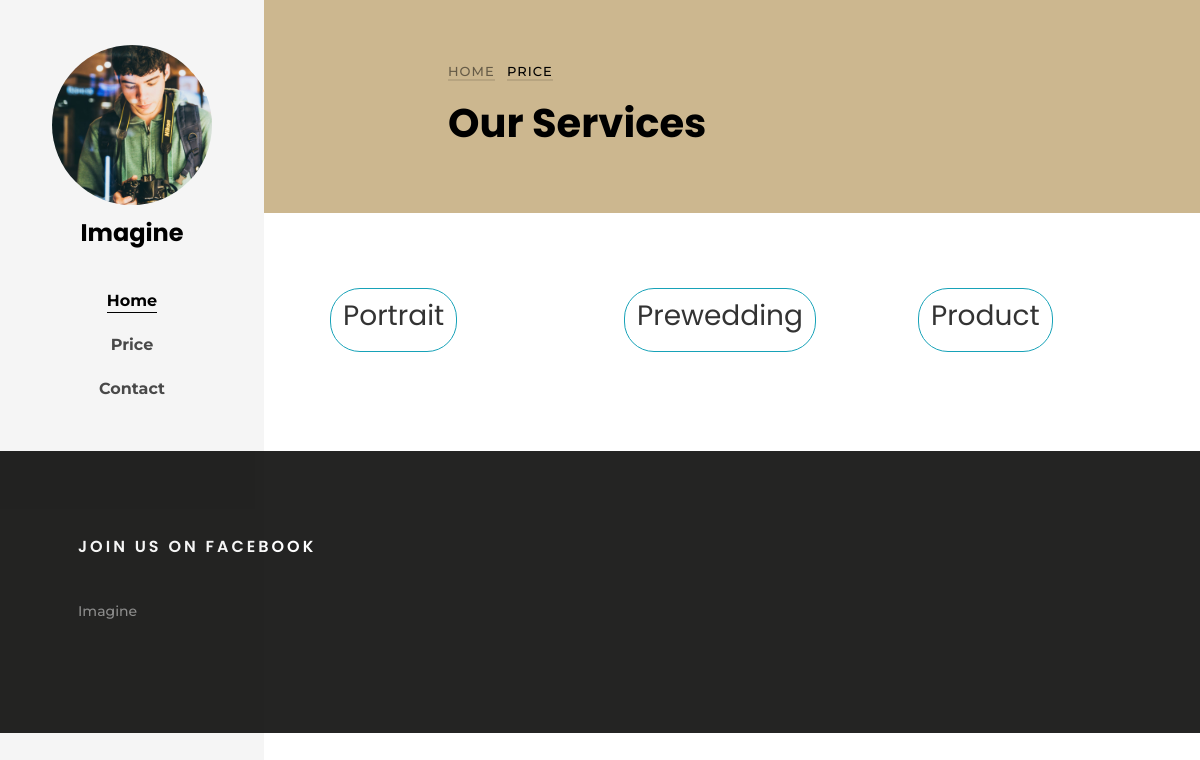
/price/, run on an earlier commit of the app's database.
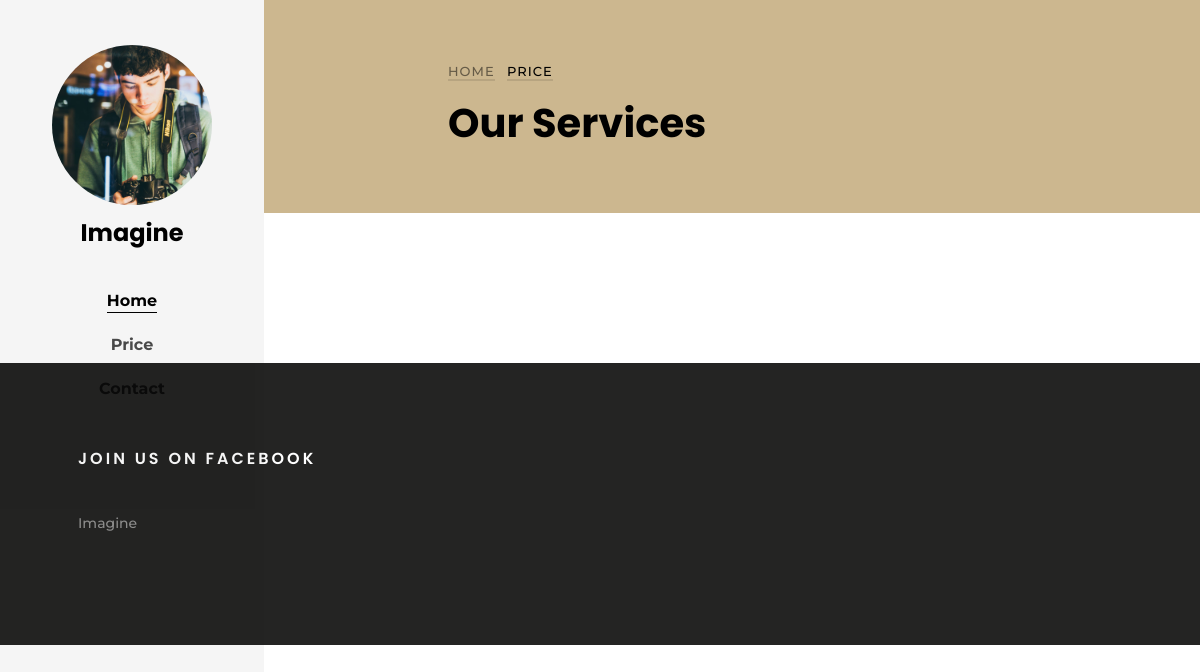
And on a later commit of the database.
### portfolio/models.py (models this page shows, shortened)
class Category(models.Model):
    name=models.CharField(max_length=30, blank=True, null=True)
    photo=models.ImageField(upload_to='static/img/', blank=True, null=True)
    slug=models.SlugField(default='', blank=True)

### price/views.py (the view)
# urls.py: path('', views.PriceListView.as_view(), name='index'),
class PriceListView(ListView):
    model=Category
    template_name='price/index.html'

### templates/price/index.html (shortened to what this page needs)
{% extends 'base.html' %}
{% block content %}
<div id="colorlib-main">
	<section class="ftco-section ftco-bread">
		<div class="container">
			<div class="row no-gutters slider-text justify-content-center align-items-center">
				<div class="col-md-8 ftco-animate">
					<p class="breadcrumbs"><span class="mr-2"><a href="{% url 'portfolio:index' %}">Home</a></span> <span>price</span>
					</p>
					<h1 class="bread">Our Services</h1>
				</div>
			</div>
		</div>
	</section>
	<section class="ftco-section">
		<div class="container">
			<div class="row">
				{% for p in object_list %}
				<div class="col-md-4 ftco-animate">
					<a href="{% url 'price:detail' p.slug %}">
						<div class="text btn btn-outline-info ml-4 mb-4">
							<h3>{{p.name}}</h3>
						</div>
					</a>
				</div>
				{% endfor %}
			</div>
		</div>
	</section>
</div>
</div>
{% endblock %}

### templates/base.html (shortened to what this page needs)
<!DOCTYPE html>
<html lang="en">
  <head>
    {% load static %}
    <link rel="stylesheet" href="{% static "css/open-iconic-bootstrap.min.css" %}" >
    <link rel="stylesheet" href="{% static "css/animate.css" %}" >
    <link rel="stylesheet" href="{% static "css/owl.carousel.min.css" %}" >
    <link rel="stylesheet" href="{% static "css/owl.theme.default.min.css" %}" >
    <link rel="stylesheet" href="{% static "css/magnific-popup.css" %}" >
    <link rel="stylesheet" href="{% static "css/aos.css" %}" >
    <link rel="stylesheet" href="{% static "css/ionicons.min.css" %}" >
    <link rel="stylesheet" href="{% static "css/bootstrap-datepicker.css" %}" >
    <link rel="stylesheet" href="{% static "css/jquery.timepicker.css" %}" >
    <link rel="stylesheet" href="{% static "css/flaticon.css" %}" >
    <link rel="stylesheet" href="{% static "css/icomoon.css" %}" >
    <link rel="stylesheet" href="{% static "css/style.css" %}" >
  </head>
  <body>
	<div id="colorlib-page">
		<aside id="colorlib-aside" role="complementary" class="js-fullheight text-center">
			<h1 id="colorlib-logo"><a href="#"><span class="img" style="background-image: url(images/author.jpg);"></span>Imagine</a></h1>
			<nav id="colorlib-main-menu" role="navigation">
				<ul>
					<li class="colorlib-active"><a href="{% url 'portfolio:index' %}">Home</a></li>
					<li><a href="{% url 'price:index' %}">Price</a></li>
					<li><a href="{% url 'contact' %}">Contact</a></li>
				</ul>
			</nav>
		</aside>
    {% block content %}
      {% endblock %}
      <footer class="ftco-footer ftco-bg-dark ftco-section">
        <div class="container px-md-5">
          <div class="row">
            <div class="col-md">
              <div class="ftco-footer-widget mb-4">
                <h2 class="ftco-heading-2">Join Us on Facebook</h2>
                <div class="fb-page" data-href="https://www.facebook.com/imagine.photographyservices/"
                  data-tabs="" data-width="" data-height="" data-small-header="true"
                  data-adapt-container-width="false" data-hide-cover="false" data-show-facepile="false">
                  <blockquote cite="https://www.facebook.com/imagine.photographyservices/"
                    class="fb-xfbml-parse-ignore"><a
                      href="https://www.facebook.com/imagine.photographyservices/">Imagine</a>
                  </blockquote>
                </div>
              </div>
            </div>
          </div>
        </div>
      </footer>
  </body>
</html>

What changed in the data, as far as the page shows it:
removed Category: name "Portrait"
removed Category: name "Prewedding"
removed Category: name "Product"
